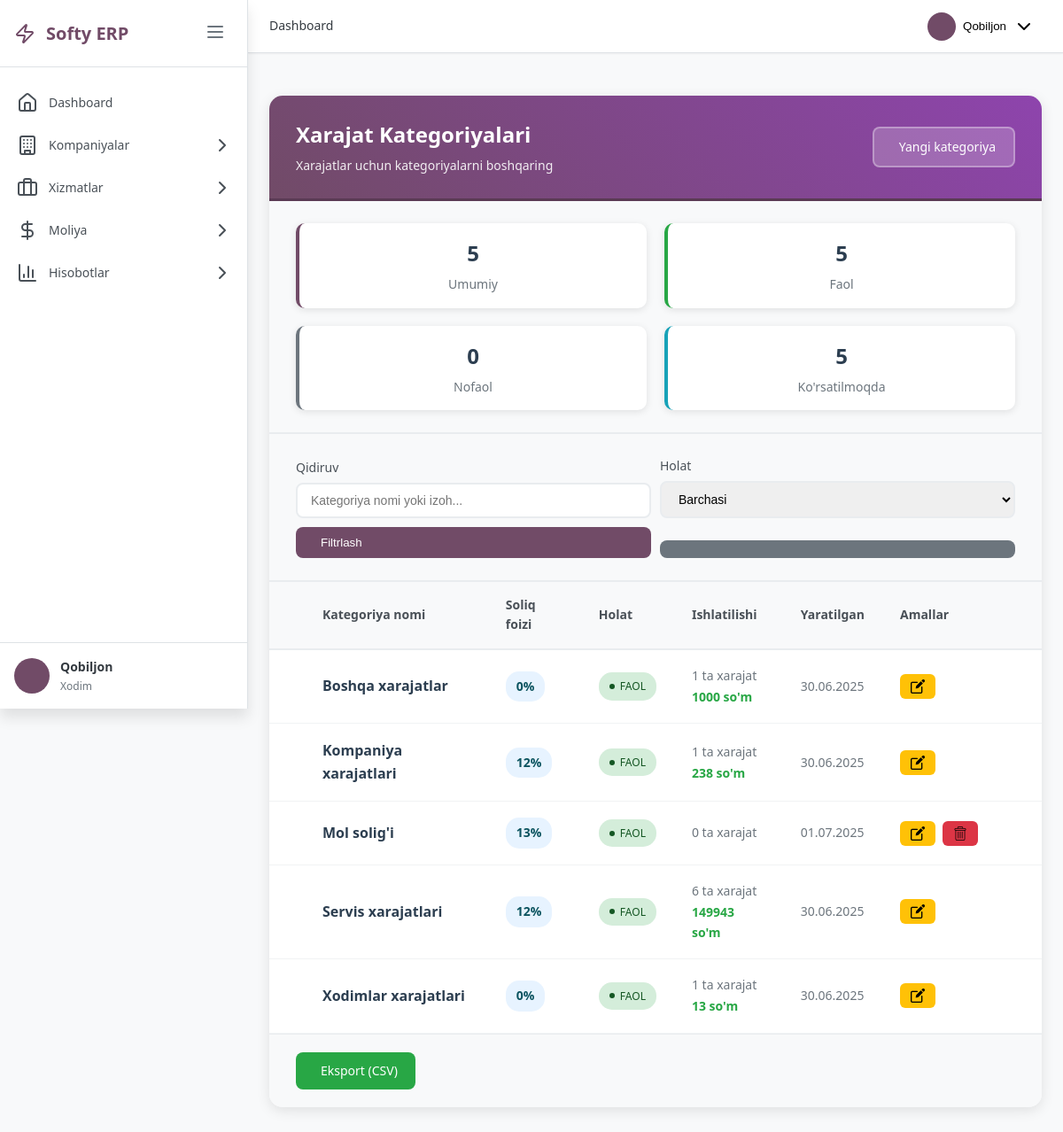
Page /category/ (signed in) on the committed database.
### main/models.py (models this page shows, shortened)
class ExpensesCategory(models.Model):
    name = models.CharField(max_length=255, verbose_name="Nomi")
    is_active = models.BooleanField(default=True, verbose_name="Faol")
    created_date = models.DateTimeField(auto_now_add=True, verbose_name="Yaratilgan sana")
    tax_rate = models.IntegerField(default=0)
    notes = models.TextField(blank=True, null=True, verbose_name="Izoh")  # TextField
    class Meta:
        verbose_name = "Xarajat kategoriyasi"
        verbose_name_plural = "Xarajat kategoriyalari"
        ordering = ['name']

### main/views/category_mng.py (the view)
# urls.py: path('category/', category_mng.expenses_category_list, name='category_list'),
@login_required
@user_passes_test(has_accounting_access)
def expenses_category_list(request):
    search = request.GET.get('search', '')
    is_active = request.GET.get('is_active', '')
    categories = ExpensesCategory.objects.all()
    if search:
        categories = categories.filter(
            Q(name__icontains=search) |
            Q(notes__icontains=search)
        )
    if is_active:
        categories = categories.filter(is_active=is_active == 'true')
    categories = categories.annotate(
        expenses_count=Count('expenses'),
        total_amount=Sum('expenses__amount')
    ).order_by('-is_active', 'name')
    paginator = Paginator(categories, 15)
    page_number = request.GET.get('page')
    page_obj = paginator.get_page(page_number)
    total_categories = ExpensesCategory.objects.count()
    active_categories = ExpensesCategory.objects.filter(is_active=True).count()
    inactive_categories = total_categories - active_categories
    context = {
        'title': 'Xarajat Kategoriyalari',
        'page_obj': page_obj,
        'search': search,
        'is_active': is_active,
        'total_categories': total_categories,
        'active_categories': active_categories,
        'inactive_categories': inactive_categories,
        'page': 'expenses_categories'
    }
    return render(request, 'main/list.html', context)

### templates/main/list.html (shortened to what this page needs)
{% extends 'base.html' %}
{% load static %}
{% block content %}
<div class="container-fluid py-4">
    <div class="row">
        <div class="col-12">
            <div class="categories-container">
                <div class="categories-header">
                    <div>
                        <h2> Xarajat Kategoriyalari</h2>
                        <p style="margin: 5px 0 0 0; opacity: 0.9;">Xarajatlar uchun kategoriyalarni boshqaring</p>
                    </div>
                    <a href="{% url 'main:category_create' %}" class="btn-create">
                        Yangi kategoriya
                    </a>
                </div>
                <div class="stats-row">
                    <div class="stat-item total">
                        <h4>{{ total_categories }}</h4>
                        <p>Umumiy</p>
                    </div>
                    <div class="stat-item active">
                        <h4>{{ active_categories }}</h4>
                        <p>Faol</p>
                    </div>
                    <div class="stat-item inactive">
                        <h4>{{ inactive_categories }}</h4>
                        <p>Nofaol</p>
                    </div>
                    <div class="stat-item usage">
                        <h4>{{ page_obj.paginator.count }}</h4>
                        <p>Ko'rsatilmoqda</p>
                    </div>
                </div>
                <div class="filters-section">
                    <form method="get" class="filters-form">
                        <div class="filters-row">
                            <div class="filter-group">
                                <label>Qidiruv</label>
                                <input type="text" name="search" class="form-control"
                                       placeholder="Kategoriya nomi yoki izoh..."
                                       value="{{ search }}">
                            </div>
                            <div class="filter-group">
                                <label>Holat</label>
                                <select name="is_active" class="form-control">
                                    <option value="">Barchasi</option>
                                </select>
                            </div>
                            <button type="submit" class="btn-filter">
                                Filtrlash
                            </button>
                            <a href="{% url 'main:category_list' %}" class="btn-clear">
                            </a>
                        </div>
                    </form>
                </div>
                {% if page_obj.object_list %}
                <table class="categories-table">
                    <thead>
                        <tr>
                            <th width="40">
                            </th>
                            <th>Kategoriya nomi</th>
                            <th>Soliq foizi</th>
                            <th>Holat</th>
                            <th>Ishlatilishi</th>
                            <th>Yaratilgan</th>
                            <th width="180">Amallar</th>
                        </tr>
                    </thead>
                    <tbody>
                        {% for category in page_obj.object_list %}
                        <tr>
                            <td>
                            </td>
                            <td>
                                <div class="category-name">{{ category.name }}</div>
                            </td>
                            <td>
                                <span class="tax-rate">{{ category.tax_rate }}%</span>
                            </td>
                            <td>
                                <span class="category-status {% if category.is_active %}active{% else %}inactive{% endif %}">
                                    <span class="status-dot"></span>
                                    {% if category.is_active %}Faol{% else %}Nofaol{% endif %}
                                </span>
                            </td>
                            <td>
                                <div class="usage-stats">
                                    {{ category.expenses_count|default:0 }} ta xarajat
                                    {% if category.total_amount %}
                                        <span class="usage-amount">{{ category.total_amount|floatformat:0 }} so'm</span>
                                    {% endif %}
                                </div>
                            </td>
                            <td>
                                <div class="usage-stats">{{ category.created_date|date:"d.m.Y" }}</div>
                            </td>
                            <td>
                                <div class="action-buttons">
                                    <a href="{% url 'main:category_edit' category.id %}"
                                       class="btn-action btn-edit" title="Tahrirlash">
<img src="/static/icon/edit.png" alt="Edit" width="16" height="16">
                                    </a>
                                    {% if category.expenses_count == 0 %}
                                        <a href="{% url 'main:category_delete' category.id %}"
                                           class="btn-action btn-delete" title="O'chirish"
                                           onclick="return confirm('Kategoriyani o\'chirishni xohlaysizmi?')">
<img src="/static/icon/delete.png" alt="Edit" width="16" height="16">
                                        </a>
                                    {% endif %}
                                </div>
                            </td>
                        </tr>
                        {% endfor %}
                    </tbody>
                </table>
                {% endif %}
                <div class="quick-actions">
                    <div class="quick-actions-row">
                        <div>
                            <a href="{% url 'main:export' %}" class="btn-export">
                                Eksport (CSV)
                            </a>
                        </div>
                    </div>
                </div>
            </div>
        </div>
    </div>
</div>
{% endblock %}

### templates/base.html (shortened to what this page needs)
{% load static %}
<!DOCTYPE html>
<html lang="uz">
<head>
    <link rel="stylesheet" href="{% static 'css/main/base.css' %}">
    <link rel="stylesheet" href="{% static 'css/main/dashboard.css' %}">
    <link rel="stylesheet" href="https://cdnjs.cloudflare.com/ajax/libs/lucide/0.263.1/lucide.min.css">
</head>
<body class="{% block body_class %}{% endblock %}">
    <div class="app-container">
        <aside class="sidebar" id="sidebar">
            <div class="sidebar-header">
                <div class="logo">
                    <i data-lucide="zap"></i>
<a href="/dashboard/" class="logo-link">
    <span class="logo-text">Softy ERP</span>
</a>
                </div>
                <button class="sidebar-toggle" id="sidebarToggle">
                    <i data-lucide="menu"></i>
                </button>
            </div>
            <nav class="sidebar-nav">
                <ul class="nav-list">
                    <li class="nav-item">
                        <a href="{% url 'main:dashboard' %}" class="nav-link {% if request.resolver_match.url_name == 'dashboard' %}active{% endif %}">
                            <i data-lucide="home"></i>
                            <span>Dashboard</span>
                        </a>
                    </li>
                    <li class="nav-item">
                        <a href="#" class="nav-link has-submenu">
                            <i data-lucide="building"></i>
                            <span>Kompaniyalar</span>
                            <i data-lucide="chevron-right" class="submenu-arrow"></i>
                        </a>
                    </li>
                    <li class="nav-item">
                        <a href="#" class="nav-link has-submenu">
                            <i data-lucide="briefcase"></i>
                            <span>Xizmatlar</span>
                            <i data-lucide="chevron-right" class="submenu-arrow"></i>
                        </a>
                    </li>
                    <li class="nav-item">
                        <a href="#" class="nav-link has-submenu">
                            <i data-lucide="dollar-sign"></i>
                            <span>Moliya</span>
                            <i data-lucide="chevron-right" class="submenu-arrow"></i>
                        </a>
                    </li>
                    <li class="nav-item">
                        <a href="#" class="nav-link has-submenu">
                            <i data-lucide="bar-chart-3"></i>
                            <span>Hisobotlar</span>
                            <i data-lucide="chevron-right" class="submenu-arrow"></i>
                        </a>
                    </li>
                </ul>
            </nav>
            <div class="sidebar-footer">
                <div class="user-profile">
                    <div class="user-avatar">
                    </div>
                    <div class="user-info">
                        <div class="user-name">{{ user.get_full_name|default:user.username }}</div>
                        <div class="user-role">{{ user.employees.get_position_display|default:'Xodim' }}</div>
                    </div>
                </div>
            </div>
        </aside>
        <main class="main-content">
            <header class="top-header">
                <div class="header-left">
                    <div class="breadcrumb">
                        {% block breadcrumb %}
                        <span class="breadcrumb-item">Dashboard</span>
                        {% endblock %}
                    </div>
                </div>
                <div class="header-right">
                    <div class="user-menu-container">
                        <button class="user-menu-btn" id="userMenuBtn">
                            <div class="user-avatar-small">
                            </div>
                            <span class="user-name-header">{{ user.get_full_name|default:user.username }}</span>
                            <i data-lucide="chevron-down"></i>
                        </button>
                    </div>
                </div>
            </header>
            <div class="content-wrapper">
                {% block content %}{% endblock %}
            </div>
        </main>
    </div>
</body>
</html>

### rows in the picture
ExpensesCategory: name "Boshqa xarajatlar", tax_rate "0", is_active "FAOL", expenses_count "1", total_amount "1000", created_date "30.06.2025"
ExpensesCategory: name "Kompaniya xarajatlari", tax_rate "12", is_active "FAOL", expenses_count "1", total_amount "238", created_date "30.06.2025"
ExpensesCategory: name "Mol solig'i", tax_rate "13", is_active "FAOL", expenses_count "0", created_date "01.07.2025"
ExpensesCategory: name "Servis xarajatlari", tax_rate "12", is_active "FAOL", expenses_count "6", total_amount "149943", created_date "30.06.2025"
ExpensesCategory: name "Xodimlar xarajatlari", tax_rate "0", is_active "FAOL", expenses_count "1", total_amount "13", created_date "30.06.2025"

### other values in the picture
{{ user.get_full_name|default:user.username }} "Qobiljon"
{{ user.employees.get_position_display|default:'Xodim' }} "Xodim"
{{ total_categories }} "5"
{{ active_categories }} "5"
{{ inactive_categories }} "0"
{{ page_obj.paginator.count }} "5"
